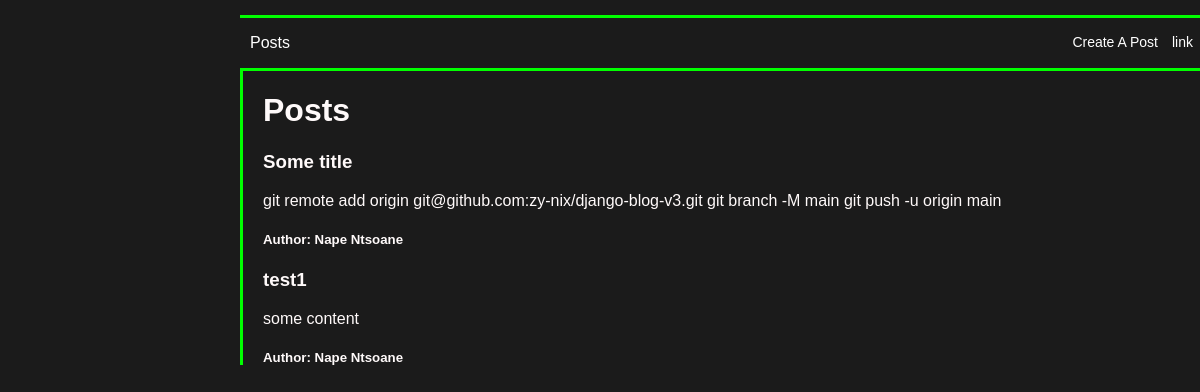
/posts/, run on the app's committed database.
### blog_app/models.py (models this page shows, shortened)
class Post(models.Model):
    title = models.CharField(max_length=200)
    page_title = models.CharField(max_length=250, null=True, blank=True)
    author = models.ForeignKey(User, on_delete=models.CASCADE, default=User)
    content = models.TextField()
    status = models.CharField(max_length=250, choices=status_choices, default='draft')
    date = models.DateField(default=timezone.now)

### blog_app/views.py (the view)
# urls.py: path('posts/', HomeView.as_view(), name="homeview"),
class HomeView(ListView):
    model = Post
    template_name = "blog_app/html/home.html"
    ordering = ['-id']

### templates/blog_app/html/home.html (shortened to what this page needs)
{% extends "base.html" %}
{% block link %}http://127.0.0.1:8000/posts/{% endblock %}
{% block active %}Posts{% endblock %}
{% block link2 %}#{% endblock %}
{% block item2 %}link{% endblock %}
{% block link3 %}http://127.0.0.1:8000/posts/add/{% endblock %}
{% block item3 %}Create A Post{% endblock %}
{% block content %}
<h1>Posts</h1>
{% for post in object_list %}
    <h3><a href="{% url 'postview' post.pk %}">{{ post.title }}</a></h3>
    <p>{{ post.content }}</p>
    <h5>Author: {{ post.author.first_name }} {{ post.author.last_name }}</h5>
{% endfor %}
{% endblock %}

### templates/base.html (shortened to what this page needs)
<!DOCTYPE html>
<html>
    <head>
        {% load static %}
    </head>
    <body>
        <div class="container">
        <nav class="navbar">
            <p><a href="{% block link %}{% endblock %}" class="one">{% block active %}{% endblock %}</a>
            <a href="{% block link2 %}{% endblock %}" class="zero">{% block item2 %}{% endblock %}</a>
            <a href="{% block link3 %}{% endblock %}" class="zero">{% block item3 %}{% endblock %}</a></p>
        </nav>
        </div>
        <div id="body">
        {% block content %}
        {% endblock %}
        </div>
    </body>
</html>

### data on the page
Post: title "Some title", content "git remote add origin git@github.com:zy-nix/django-blog-v3.git git branch -M main git push -u origin main", author.first_name "Nape", author.last_name "Ntsoane"
Post: title "test1", content "some content", author.first_name "Nape", author.last_name "Ntsoane"
